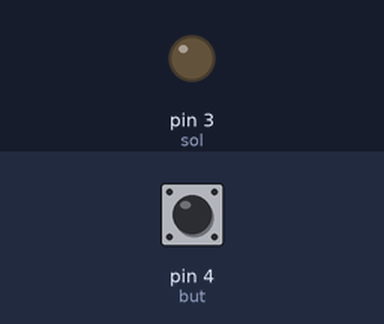
This sketch was run on a simulated Arduino Uno, built with avr-gcc and run on an emulated ATmega328P. Shown: output pins drawn as LEDs (lit = HIGH). Inputs (shaded band) come from the test bench; at power-on: pin 4 (but) LOW.

Above: at 1.2 s.
1.3 s: pin 4 (but) pulled HIGH for 0.15 s
At 2.1 s:
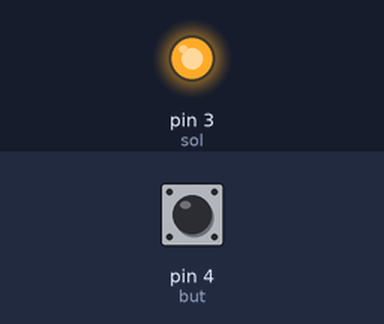
3.8 s: pin 4 (but) pulled HIGH for 3.2 s
At 8.5 s:
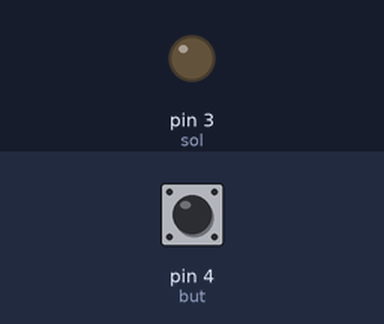
Timing chart, 0 to 10.0 s (numbered marks = the images above; inputs shaded):
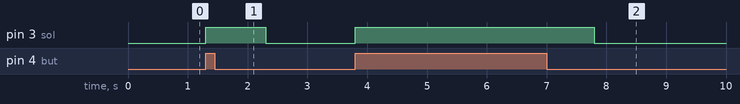

Measured:
- after the input at 1.3 s, pin 3 (sol): LOW → HIGH at once, → LOW 1.0 s later
- after the input at 3.8 s, pin 3 (sol): LOW → HIGH at once, → LOW 4.0 s later

The sketch:

code.ino
```cpp
int sol = 3; //The Solenoid pin (White Wire)
int but = 4; //Button Pit

void setup() {
  pinMode(sol, OUTPUT);
  pinMode(but, INPUT);
}

void loop() {
  // put your main code here, to run repeatedly:
  if (digitalRead(but) == HIGH){ //When you press the button
    digitalWrite(sol, HIGH); //Extend Pneumatic
    delay(1000); //Wait
  }
  else{ //Set Pneumatic back to low
    digitalWrite(sol, LOW);
  }
}
```
